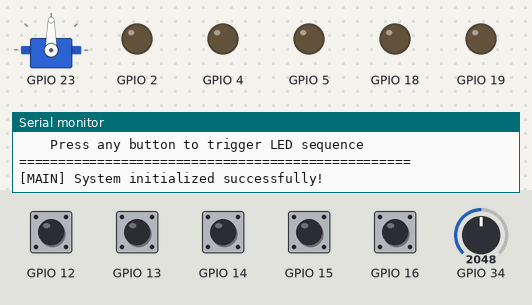
Bench run of a program on a simulated ESP32. Shown: servo, output pins drawn as LEDs (lit = HIGH), the last lines printed to the serial monitor. The test bench sets the inputs (shaded band); at power-on: GPIO 12–16 HIGH, GPIO 34 = 2048. WiFi joins after 1.5 s; servers stay silent unless stated.

Above: at 7.5 s.
7.6 s: GPIO 34 set to 2866
At 8.7 s:
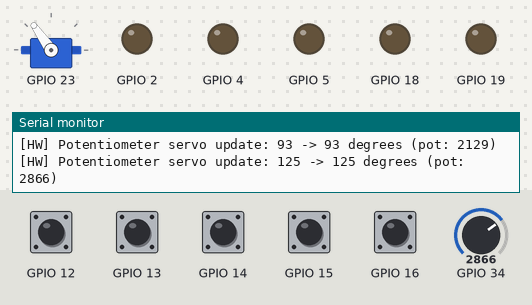
9.1 s: GPIO 12 pulled LOW for 0.15 s
At 10.5 s:
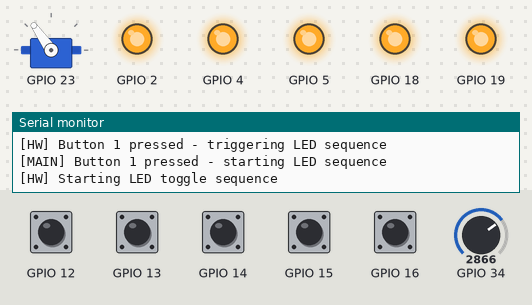
12.1 s: GPIO 34 set to 3603
At 13.3 s:
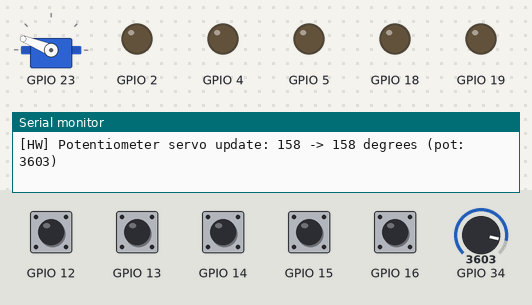
13.6 s: GPIO 13 pulled LOW for 0.15 s
At 15.0 s:
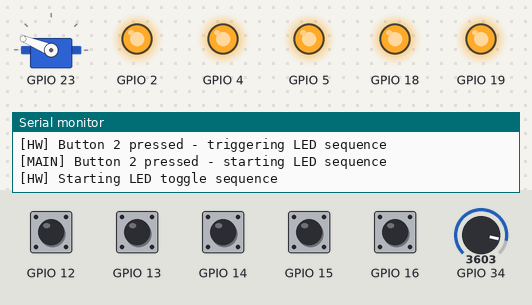
16.6 s: GPIO 34 set to 4095
At 17.8 s:
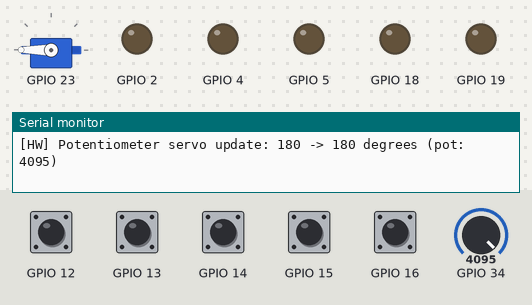
18.1 s: GPIO 14 pulled LOW for 0.15 s
At 19.5 s:
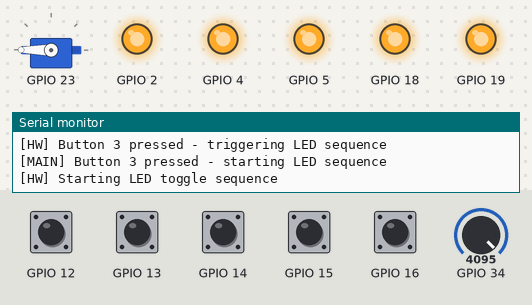
Timing chart, 0 to 22.0 s (numbered marks = the images above; inputs shaded):
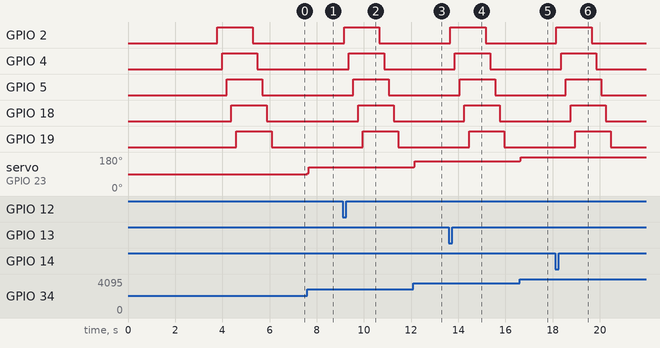

Measured:
- after the input at 7.6 s, servo on GPIO 23: 90° → 125° at once
- after the input at 9.1 s, GPIO 2: LOW → HIGH after 0.06 s, → LOW 1.5 s later; GPIO 4: LOW → HIGH after 0.26 s, → LOW 1.5 s later; GPIO 5: LOW → HIGH after 0.46 s, → LOW 1.5 s later; GPIO 18: LOW → HIGH after 0.66 s, → LOW 1.5 s later; GPIO 19: LOW → HIGH after 0.86 s, → LOW 1.5 s later
- after the input at 12.1 s, servo on GPIO 23: 125° → 158° at once
- after the input at 13.6 s, GPIO 2: LOW → HIGH after 0.06 s, → LOW 1.5 s later; GPIO 4: LOW → HIGH after 0.26 s, → LOW 1.5 s later; GPIO 5: LOW → HIGH after 0.46 s, → LOW 1.5 s later; GPIO 18: LOW → HIGH after 0.66 s, → LOW 1.5 s later; GPIO 19: LOW → HIGH after 0.86 s, → LOW 1.5 s later
- after the input at 16.6 s, servo on GPIO 23: 158° → 180° at once
- after the input at 18.1 s, GPIO 2: LOW → HIGH after 0.06 s, → LOW 1.5 s later; GPIO 4: LOW → HIGH after 0.26 s, → LOW 1.5 s later; GPIO 5: LOW → HIGH after 0.46 s, → LOW 1.5 s later; GPIO 18: LOW → HIGH after 0.66 s, → LOW 1.5 s later; GPIO 19: LOW → HIGH after 0.86 s, → LOW 1.5 s later

The program:

main.cpp
```cpp
/*
 * ESP32 IoT Control System - Main Program
 *
 * Features:
 * - 5 LEDs controllable via network
 * - 5 Push buttons with debouncing (trigger LED sequence when pressed)
 * - 1 Potentiometer controlling servo motor automatically
 * - WiFi Station mode (connects to router)
 * - TCP Socket server with JSON communication
 * - Multi-client support with authentication
 * - Modular design (separate .h and .cpp files)
 *
 * Network Configuration:
 * - WiFi STA: Connect to existing router
 * - Server: IP assigned by router on port 8080
 * - Auth Password: IoTDevice2024
 *
 * Hardware Connections:
 * LEDs:     GPIO 2, 4, 5, 18, 19
 * Buttons:  GPIO 12, 13, 14, 15, 16 (with internal pull-up) - trigger LED sequence
 * Pot:      GPIO 34 (ADC1_CH6) - controls servo motor
 * Servo:    GPIO 23 - controlled by potentiometer
 *
 * Required Libraries:
 * - ArduinoJson (install via Library Manager)
 * - ESP32Servo (install via Library Manager)
 *
 * File Structure:
 * - main.ino (this file)
 * - HardwareModule.h
 * - HardwareModule.cpp
 * - CommunicationModule.h
 * - CommunicationModule.cpp
 */

#include "HardwareModule.h"
#include "CommunicationModule.h"

// Global objects
HardwareModule hardware;
CommunicationModule communication(&hardware);

// Helper function to repeat a character
String repeatChar(char c, int count) {
    String result = "";
    for (int i = 0; i < count; i++) {
        result += c;
    }
    return result;
}

void setup() {
    // Initialize serial communication
    Serial.begin(115200);
    delay(1000);

    String line = repeatChar('=', 50);

    Serial.println("\n" + line);
    Serial.println("    ESP32 IoT Control System Starting...");
    Serial.println("    Potentiometer -> Servo Control");
    Serial.println("    Button Press -> LED Sequence");
    Serial.println(line);

    // Initialize hardware module
    hardware.init();
    delay(500);

    // Initialize communication module
    communication.init();
    delay(500);

    // Startup LED sequence
    Serial.println("[MAIN] Running startup LED sequence...");
    hardware.toggleLEDSequence();

    Serial.println("\n" + line);
    Serial.println("    ESP32 IoT Control System Ready!");
    Serial.println("    Potentiometer controls servo automatically");
    Serial.println("    Press any button to trigger LED sequence");
    Serial.println(line);
    Serial.println("[MAIN] System initialized successfully!");
    Serial.println();
}

void loop() {
    // Update hardware (read sensors, debounce buttons, update servo)
    hardware.update();

    // Check for button presses and trigger LED sequence
    for (int i = 0; i < 5; i++) {
        if (hardware.isButtonPressed(i)) {
            Serial.printf("[MAIN] Button %d pressed - starting LED sequence\n", i + 1);

            // Run LED sequence in a non-blocking way
            // Note: This will block the main loop briefly, but it's acceptable for this demo
            hardware.toggleLEDSequence();
        }
    }

    // Handle network communication
    communication.update();

    // Small delay to prevent overwhelming the system
    delay(1);

    // Optional: Print hardware status every 15 seconds for debugging
    static unsigned long lastStatusPrint = 0;
    if (millis() - lastStatusPrint > 15000) {
        hardware.printStatus();
        lastStatusPrint = millis();
    }
}

/*
 * Updated JSON API Documentation:
 *
 * 1. Authentication (required first):
 *    Send: {"command":"auth","password":"IoTDevice2024"}
 *    Response: {"status":"success","message":"Authenticated","timestamp":12345}
 *
 * 2. Control single LED:
 *    Send: {"command":"set_led","led":1,"state":true}
 *    Response: {"status":"success","message":"LED 1 set to ON","timestamp":12345}
 *
 * 3. Control all LEDs:
 *    Send: {"command":"set_all_leds","state":false}
 *    Response: {"status":"success","message":"All LEDs set to OFF","timestamp":12345}
 *
 * 4. Manual servo control (overrides potentiometer temporarily):
 *    Send: {"command":"set_servo","angle":90}
 *    Response: {"status":"success","message":"Servo set to 90 degrees","timestamp":12345}
 *    Note: Potentiometer will take control again on next update
 *
 * 5. Get system status:
 *    Send: {"command":"get_status"}
 *    Response: Full status JSON (see automatic updates)
 *
 * 6. Ping test:
 *    Send: {"command":"ping"}
 *    Response: {"status":"success","message":"pong","timestamp":12345}
 *
 * Automatic Status Updates (every 1 second):
 * {
 *   "type": "status",
 *   "timestamp": 12345,
 *   "leds": [
 *     {"id": 1, "state": false},
 *     {"id": 2, "state": true},
 *     ...
 *   ],
 *   "buttons": [
 *     {"id": 1, "pressed": false},
 *     {"id": 2, "pressed": true},
 *     ...
 *   ],
 *   "potentiometer": {
 *     "raw": 2048,
 *     "voltage": 1.65,
 *     "percent": 50
 *   },
 *   "servo": {
 *     "angle": 90
 *   }
 * }
 *
 * System Behavior:
 * - Potentiometer continuously controls servo motor position
 * - Button presses trigger LED toggle sequence
 * - Manual servo commands work but potentiometer takes over again
 * - Smooth analog filtering prevents servo jitter
 * - Deadband filtering reduces unnecessary servo movements
 */
```

CommunicationModule.cpp
```cpp
#include "CommunicationModule.h"

CommunicationModule::CommunicationModule(HardwareModule* hw)
    : server(SERVER_PORT), hardware(hw) {
    activeClients = 0;
    lastUpdate = 0;
    lastStatusPrint = 0;

    // Initialize client array
    for (int i = 0; i < MAX_CLIENTS; i++) {
        clients[i].authenticated = false;
        clients[i].active = false;
        clients[i].lastHeartbeat = 0;
        clients[i].clientId = "";
    }
}

void CommunicationModule::init() {
    Serial.println("[COMM] Initializing Communication Module...");

// Setup WiFi Station (connect to router)
    Serial.printf("[COMM] Connecting to WiFi Router: %s\n", ssid);
    WiFi.mode(WIFI_STA);                // Set ESP32 as station (client)
    WiFi.begin(ssid, password);         // Connect to your router

    // Wait for connection
    while (WiFi.status() != WL_CONNECTED) {
        delay(500);
        Serial.print(".");
    }
    Serial.println("\n[COMM] Connected to router successfully!");

    // Get assigned IP
    IPAddress IP = WiFi.localIP();
    Serial.printf("[COMM] Device IP: %s\n", IP.toString().c_str());

    // Start TCP server
    server.begin();
    Serial.printf("[COMM] TCP Server started on port %d\n", SERVER_PORT);
    Serial.printf("[COMM] Authentication password: %s\n", auth_password);

    Serial.println("[COMM] Communication Module initialized successfully!");
    Serial.println("[COMM] Clients can connect to:");
    Serial.printf("[COMM]   WiFi: %s (Password: %s)\n", ssid, password);
    Serial.printf("[COMM]   Server: %s:%d\n", IP.toString().c_str(), SERVER_PORT);
}

void CommunicationModule::update() {
    handleNewClients();
    handleClientMessages();

    // Send periodic updates
    if (millis() - lastUpdate > UPDATE_INTERVAL) {
        sendDataToClients();
        removeInactiveClients();
        lastUpdate = millis();
    }

    // Print status periodically
    if (millis() - lastStatusPrint > 10000) { // Every 10 seconds
        printServerStatus();
        lastStatusPrint = millis();
    }
}

void CommunicationModule::handleNewClients() {
    WiFiClient newClient = server.available();
    if (newClient) {
        int slot = findFreeClientSlot();
        if (slot != -1) {
            clients[slot].client = newClient;
            clients[slot].active = true;
            clients[slot].authenticated = false;
            clients[slot].lastHeartbeat = millis();
            clients[slot].clientId = "Client_" + String(slot + 1);
            activeClients++;

            Serial.printf("[COMM] New client connected: %s (Slot %d)\n",
                         clients[slot].clientId.c_str(), slot);

            sendAuthChallenge(slot);
        } else {
            // Server full
            newClient.println("{\"status\":\"error\",\"message\":\"Server full\"}");
            newClient.stop();
            Serial.println("[COMM] Connection rejected: Server full");
        }
    }
}

void CommunicationModule::handleClientMessages() {
    for (int i = 0; i < MAX_CLIENTS; i++) {
        if (clients[i].active && clients[i].client.connected()) {
            if (clients[i].client.available()) {
                String message = clients[i].client.readStringUntil('\n');
                message.trim();

                if (message.length() > 0) {
                    clients[i].lastHeartbeat = millis();
                    processClientMessage(i, message);
                }
            }
        }
    }
}

void CommunicationModule::sendDataToClients() {
    String statusJson = createStatusJson();

    for (int i = 0; i < MAX_CLIENTS; i++) {
        if (clients[i].active && clients[i].authenticated && clients[i].client.connected()) {
            clients[i].client.println(statusJson);
        }
    }
}

void CommunicationModule::removeInactiveClients() {
    for (int i = 0; i < MAX_CLIENTS; i++) {
        if (clients[i].active) {
            if (!clients[i].client.connected() ||
                (millis() - clients[i].lastHeartbeat > HEARTBEAT_TIMEOUT)) {

                Serial.printf("[COMM] Removing inactive client: %s\n",
                             clients[i].clientId.c_str());
                closeClient(i);
            }
        }
    }
}

void CommunicationModule::processClientMessage(int clientIndex, String message) {
    Serial.printf("[COMM] Message from %s: %s\n",
                 clients[clientIndex].clientId.c_str(), message.c_str());

    // Parse JSON
    DeserializationError error = deserializeJson(jsonDoc, message);
    if (error) {
        sendResponse(clientIndex, createResponseJson("error", "Invalid JSON"));
        return;
    }

    String command = jsonDoc["command"];

    // Handle authentication
    if (!clients[clientIndex].authenticated) {
        if (command == "auth") {
            String pwd = jsonDoc["password"];
            if (authenticateClient(clientIndex, pwd)) {
                clients[clientIndex].authenticated = true;
                sendResponse(clientIndex, createResponseJson("success", "Authenticated"));
                Serial.printf("[COMM] Client %s authenticated\n",
                             clients[clientIndex].clientId.c_str());
            } else {
                sendResponse(clientIndex, createResponseJson("error", "Invalid password"));
                Serial.printf("[COMM] Authentication failed for %s\n",
                             clients[clientIndex].clientId.c_str());
            }
        } else {
            sendResponse(clientIndex, createResponseJson("error", "Authentication required"));
        }
        return;
    }

    // Handle authenticated commands
    if (command == "set_led") {
        int ledNum = jsonDoc["led"];
        bool state = jsonDoc["state"];

        if (ledNum >= 1 && ledNum <= 5) {
            hardware->setLED(ledNum - 1, state);
            sendResponse(clientIndex, createResponseJson("success",
                        "LED " + String(ledNum) + " set to " + (state ? "ON" : "OFF")));
        } else {
            sendResponse(clientIndex, createResponseJson("error", "Invalid LED number (1-5)"));
        }
    }
    else if (command == "set_all_leds") {
        bool state = jsonDoc["state"];
        hardware->setAllLEDs(state);
        sendResponse(clientIndex, createResponseJson("success",
                    "All LEDs set to " + String(state ? "ON" : "OFF")));
    }
    else if (command == "set_servo") {  // Add servo command
        int angle = jsonDoc["angle"];

        if (angle >= 0 && angle <= 180) {
            hardware->setServoAngle(angle);
            sendResponse(clientIndex, createResponseJson("success",
                        "Servo set to " + String(angle) + " degrees"));
        } else {
            sendResponse(clientIndex, createResponseJson("error", "Invalid angle (0-180)"));
        }
    }
    else if (command == "get_status") {
        sendResponse(clientIndex, createStatusJson());
    }
    else if (command == "ping") {
        sendResponse(clientIndex, createResponseJson("success", "pong"));
    }
    else {
        sendResponse(clientIndex, createResponseJson("error", "Unknown command"));
    }
}

void CommunicationModule::sendResponse(int clientIndex, const String& response) {
    if (clients[clientIndex].active && clients[clientIndex].client.connected()) {
        clients[clientIndex].client.println(response);
    }
}

void CommunicationModule::sendAuthChallenge(int clientIndex) {
    String challenge = createResponseJson("auth_required",
                      "Send authentication: {\"command\":\"auth\",\"password\":\"your_password\"}");
    sendResponse(clientIndex, challenge);
}

bool CommunicationModule::authenticateClient(int clientIndex, const String& password) {
    return password.equals(auth_password);
}

// In createStatusJson() method, add servo status:
String CommunicationModule::createStatusJson() {
    jsonDoc.clear();

    jsonDoc["type"] = "status";
    jsonDoc["timestamp"] = millis();

    // LED states
    JsonArray leds = jsonDoc.createNestedArray("leds");
    for (int i = 0; i < 5; i++) {
        JsonObject led = leds.createNestedObject();
        led["id"] = i + 1;
        led["state"] = hardware->getLEDState(i);
    }

    // Button states
    JsonArray buttons = jsonDoc.createNestedArray("buttons");
    for (int i = 0; i < 5; i++) {
        JsonObject button = buttons.createNestedObject();
        button["id"] = i + 1;
        button["pressed"] = hardware->getButtonState(i);
    }

    // Analog data
    JsonObject analog = jsonDoc.createNestedObject("potentiometer");
    analog["raw"] = hardware->getAnalogValue();
    analog["voltage"] = hardware->getAnalogVoltage();
    analog["percent"] = hardware->getAnalogPercent();

    // Servo data - Add servo status
    JsonObject servo = jsonDoc.createNestedObject("servo");
    servo["angle"] = hardware->getServoAngle();

    serializeJson(jsonDoc, jsonBuffer);
    return String(jsonBuffer);
}

String CommunicationModule::createResponseJson(const String& status, const String& message) {
    jsonDoc.clear();
    jsonDoc["status"] = status;
    jsonDoc["message"] = message;
    jsonDoc["timestamp"] = millis();

    serializeJson(jsonDoc, jsonBuffer);
    return String(jsonBuffer);
}

void CommunicationModule::printServerStatus() {
    Serial.println("\n=== Server Status ===");
    Serial.printf("Active Clients: %d/%d\n", activeClients, MAX_CLIENTS);
    Serial.printf("WiFi Clients: %d\n", WiFi.softAPgetStationNum());

    for (int i = 0; i < MAX_CLIENTS; i++) {
        if (clients[i].active) {
            Serial.printf("Slot %d: %s - %s - Last seen: %lus ago\n",
                         i,
                         clients[i].clientId.c_str(),
                         clients[i].authenticated ? "AUTH" : "PENDING",
                         (millis() - clients[i].lastHeartbeat) / 1000);
        }
    }
    Serial.println("====================\n");
}

int CommunicationModule::findFreeClientSlot() {
    for (int i = 0; i < MAX_CLIENTS; i++) {
        if (!clients[i].active) {
            return i;
        }
    }
    return -1;
}

void CommunicationModule::closeClient(int clientIndex) {
    if (clients[clientIndex].active) {
        clients[clientIndex].client.stop();
        clients[clientIndex].active = false;
        clients[clientIndex].authenticated = false;
        clients[clientIndex].clientId = "";
        activeClients--;
    }
}
```

CommunicationModule.h
```cpp
#ifndef COMMUNICATION_MODULE_H
#define COMMUNICATION_MODULE_H

#include <WiFi.h>
#include <WiFiServer.h>
#include <ArduinoJson.h>
#include "HardwareModule.h"

struct ClientInfo {
    WiFiClient client;           // TCP client connection
    bool authenticated;          // Authentication status
    unsigned long lastHeartbeat; // Last activity timestamp
    String clientId;            // Unique client identifier
    bool active;                // Connection status
};

class CommunicationModule {
private:
    // Network Configuration
    const char* ssid = "Spectrum Eng.";
    const char* password = "Secl@2021";
    const char* auth_password = "IoTDevice2024";

    // Server Configuration
    WiFiServer server;
    static const int SERVER_PORT = 8080;
    static const int MAX_CLIENTS = 5;
    static const unsigned long HEARTBEAT_TIMEOUT = 300000; // 300 seconds
    static const unsigned long UPDATE_INTERVAL = 1000;    // 1 second

    // Client Management
    ClientInfo clients[MAX_CLIENTS];
    int activeClients;

    // Hardware Reference
    HardwareModule* hardware;

    // Timing
    unsigned long lastUpdate;
    unsigned long lastStatusPrint;

    // JSON Documents
    StaticJsonDocument<1024> jsonDoc;
    char jsonBuffer[1024];

public:
    CommunicationModule(HardwareModule* hw);
    void init();
    void update();

private:
    // Client management functions
    void handleNewClients();
    void handleClientMessages();
    void sendDataToClients();
    void removeInactiveClients();

    // Message processing functions
    void processClientMessage(int clientIndex, String message);
    void sendResponse(int clientIndex, const String& response);

    // Authentication functions
    void sendAuthChallenge(int clientIndex);
    bool authenticateClient(int clientIndex, const String& password);
    void sendHeartbeat(int clientIndex);

    // JSON helper functions
    String createStatusJson();
    String createResponseJson(const String& status, const String& message);
    void printServerStatus();
    int findFreeClientSlot();
    void closeClient(int clientIndex);
};

#endif
```

Source omitted: HardwareModule.cpp (6775 bytes), HardwareModule.h (2166 bytes)
